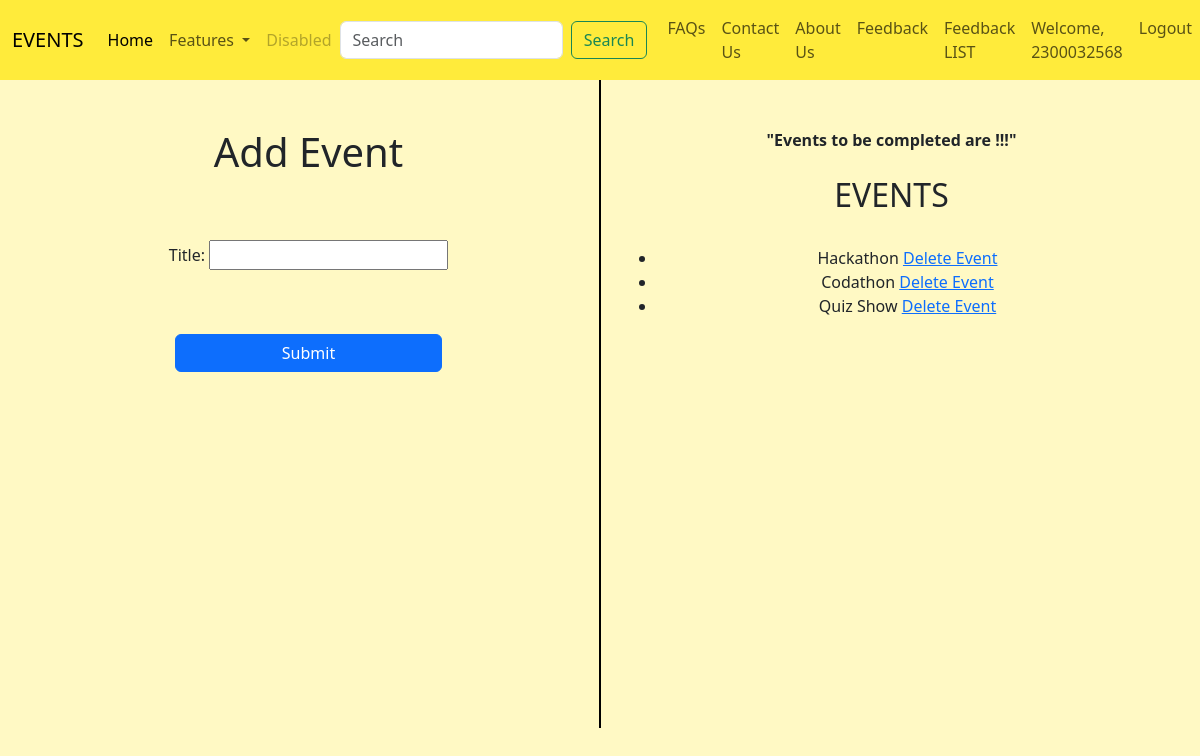
Page /add_task/ (signed in) on the committed database.
### eventapp/models.py (models this page shows, shortened)
class Task(models.Model):
    title=models.CharField(max_length=200)
    created_at=models.DateTimeField(auto_now_add=True)

### eventapp/views.py (the view)
# urls.py: path('add_task/', views.add_task, name='add_task'),
def add_task(request):
    if request.method == 'POST':  # Corrected methods to method
        form = TaskForm(request.POST)
        if form.is_valid():
            form.save()
            return redirect('eventapp:add_task')
    else:
        form = TaskForm()
    tasks = Task.objects.all()
    return render(request, 'eventapp/add_task.html', {'form': form, 'tasks': tasks})  # Added comma after request

### eventapp/forms.py
class TaskForm(forms.ModelForm):
    class Meta:
        model=Task
        fields=['title']

### templates/eventapp/add_task.html (shortened to what this page needs)
{% extends 'Navbar/ProjectNavbar.html' %}
{% load static %}
{% block body %}
<div class="container text-center">
  <div class="row">
    <div class="col">
        <br><br>
            <h1>Add Event</h1>
        <br></br>
            <form method="post" action="{% url 'eventapp:add_task' %}">{% csrf_token %}
            {{ form.as_p }}
            <br><br>
            <div class="d-grid gap-2 col-6 mx-auto">
            <button class="btn btn-primary" type="submit">Submit</button>
            </div>
        </form>
    </div>
      <br><br><br><br><br><br><br><br><br><br><br><br><br><br><br><br>
      <br><br><br><br><br><br><br><br><br><br><br>
       <div class="col-auto d-flex align-items-center">
      <div style="border-left: 2px solid black; height: 100%;"></div>
    </div>
    <div class="col">
        <br><br>
        <strong>"Events to be completed are !!!"</strong>
        <br></br>
              <h2>EVENTS</h2>
        <br>
    <ul>
        {% for task in tasks %}
            <li>
                {{ task.title }}
                <a href="{% url 'eventapp:delete_task' task.pk %}">Delete Event</a>
            </li>
        {% endfor %}
    </ul>
    </div>
  </div>
</div>
{% endblock %}

### templates/Navbar/ProjectNavbar.html (shortened to what this page needs)
<!DOCTYPE html>
<html lang="en">
<head>
    <link href="https://cdn.jsdelivr.net/npm/bootstrap@5.3.3/dist/css/bootstrap.min.css" rel="stylesheet">
</head>
<body>
    <nav class="navbar navbar-expand-lg navbar-light">
        <div class="container-fluid">
          <a class="navbar-brand" href="{% url 'eventapp:ProjectHomePage' %}">EVENTS</a>
          <div class="collapse navbar-collapse" id="navbarNavDropdown">
            <ul class="navbar-nav">
              <li class="nav-item">
                <a class="nav-link active" aria-current="page" href="#">Home</a>
              </li>
              <li class="nav-item dropdown">
                <a class="nav-link dropdown-toggle" href="#" id="navbarDropdownMenuLink" role="button" data-bs-toggle="dropdown" aria-expanded="false">
                    Features
                </a>
              </li>
              <li class="nav-item">
                <a class="nav-link disabled" href="#" tabindex="-1" aria-disabled="true">Disabled</a>
              </li>
            </ul>
            <form class="d-flex">
                <input class="form-control me-2" type="search" placeholder="Search" aria-label="Search">
                <button class="btn btn-outline-success" type="submit">Search</button>
            </form>
          </div>
        </div>
        <ul class="navbar-nav ms-auto">
            <li class="nav-item">
                <a class="nav-link" href="{% url 'eventapp:faq' %}">FAQs</a>
            </li>
            <li class="nav-item">
                <a class="nav-link" href="{% url 'eventapp:contact_us' %}">Contact Us</a>
            </li>
            <li class="nav-item">
                <a class="nav-link" href="{% url 'eventapp:about_us' %}">About Us</a>
            </li>
            <li class="nav-item">
                <a class="nav-link" href="{% url 'eventapp:feedback' %}">Feedback</a>
            </li>
            <li class="nav-item">
                <a class="nav-link" href="{% url 'eventapp:feedback_list' %}">Feedback LIST</a>
            </li>
            {% if user.is_authenticated %}
            <li class="nav-item">
                <span class="nav-link">Welcome, {{ user.username }}</span>
            </li>
            <li class="nav-item">
                <a class="nav-link" href="{% url 'userapp:UserLogout' %}">Logout</a>
            </li>
            {% endif %}
        </ul>
    </nav>
    {% block body %}
    {% endblock %}
</body>
</html>

### templates/Navbar/ProjectNavbar.html (style rules this page uses)
.navbar { background-color: #FFEB3B; }
body { background-color: #FFF9C4; }

### rows in the picture
Task: title "Hackathon"
Task: title "Codathon"
Task: title "Quiz Show"

### other values in the picture
{{ user.username }} "2300032568"
